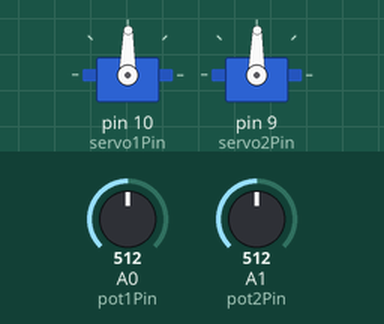
Bench run of a sketch on a simulated Arduino Uno, built with avr-gcc and run on an emulated ATmega328P. On the bench: 2 × servo. Inputs (shaded band) come from the test bench; at power-on: A0 (pot1Pin) = 512, A1 (pot2Pin) = 512.

Above: at 1.2 s.
1.3 s: A0 (pot1Pin) set to 716
At 2.3 s:
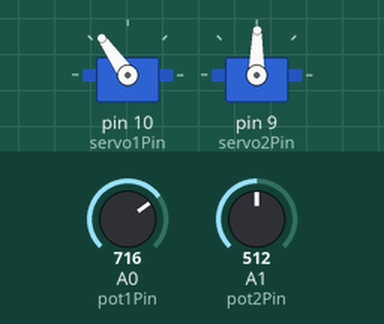
2.8 s: A1 (pot2Pin) set to 716
At 3.1 s:
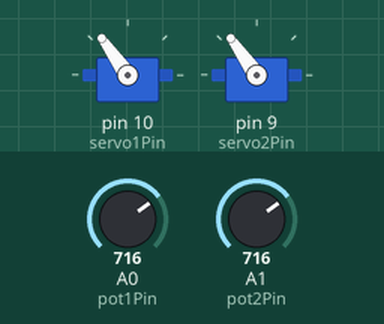
4.3 s: A0 (pot1Pin) set to 900
At 5.2 s:
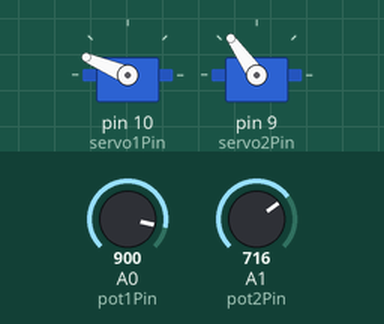
5.8 s: A1 (pot2Pin) set to 900
At 7.0 s:
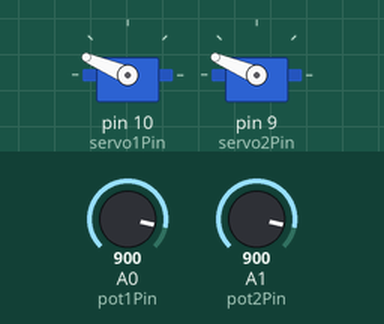
7.3 s: A0 (pot1Pin) set to 1023
At 8.1 s:
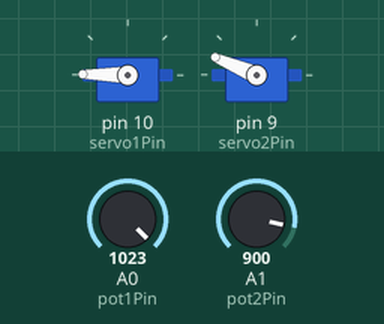
8.8 s: A1 (pot2Pin) set to 1023
At 10.2 s:
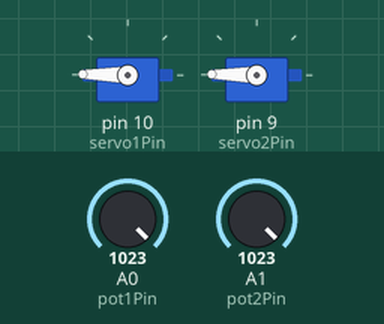
Timing chart, 0 to 11.3 s (numbered marks = the images above; inputs shaded):
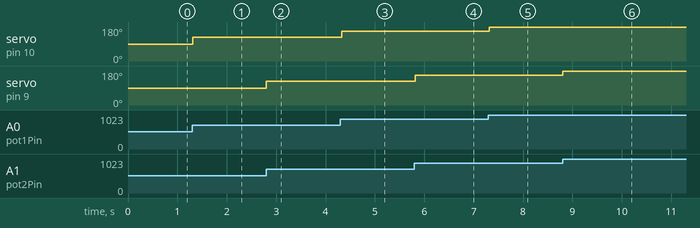

Measured:
- after the input at 1.3 s, servo on pin 10 (servo1Pin): 89° → 125° at once
- after the input at 2.8 s, servo on pin 9 (servo2Pin): 89° → 125° at once
- after the input at 4.3 s, servo on pin 10 (servo1Pin): 125° → 157° at once
- after the input at 5.8 s, servo on pin 9 (servo2Pin): 125° → 157° at once
- after the input at 7.3 s, servo on pin 10 (servo1Pin): 157° → 179° at once
- after the input at 8.8 s, servo on pin 9 (servo2Pin): 157° → 179° at once

The sketch:

pintograph_motors.ino
```cpp
/*
* This program is the control for a two-servo drawing
* machine. This machine uses two pots (or other resistive sensors)
* to control two servos. The two servos make the arms of the
* drawing machine move, and thus make drawings. *
* You could make this machine reactive to the environment by
* replacing the pots with other environmental resistive sensors
* such as light sensors, heat sensors, etc. This assumes that you
* install the resistive sensors in a voltage divider arrangement
* with the center tap of the voltage divider feeding the analog inputs.
* You might also want to calibrate your sensors and adjust the
* range using "map" and "constrain" to get full range of motion
* of the servos given the range of environmental data you'll be * seeing.
*/

#include <Servo.h>      // include the Servo library
Servo servo1, servo2;   // create objects for both servos
int servo1Pin = 10;     // define where the servos are connected
int servo2Pin = 9;      // choose any digital pins you like


int pot1Pin = A0;       // analog pin for first pot/sensor
int pot2Pin = A1;       // analog pin for second pot/sensor
int pot1Val, pot2Val;   // variables for pot values

void setup() {
servo1.attach(servo1Pin); // attach the servo objects to digital pins
servo2.attach(servo2Pin);
}

void loop() {
  pot1Val = analogRead(pot1Pin); // read pot1 value
  pot2Val = analogRead(pot2Pin); // read pot2 value

        // map the values received on the analog inputs from the pots
        // to the servo's range of motion. If you're using different
        // analog sensors, here's where you adjust the map function. You
        // might also want to add a constrain function to make sure you're
        // keeping the values you're writing to the servos in the
        // range of 0-179, or in a narrow range to keep the movement slow.

  pot1Val = map(pot1Val, 0, 1023, 0, 179);
  pot2Val = map(pot2Val, 0, 1023, 0, 179);

        // send the data to the servos

  servo1.write(pot1Val);
  servo2.write(pot2Val);

  delay(30);    // give the servos time to react... }
}
```
